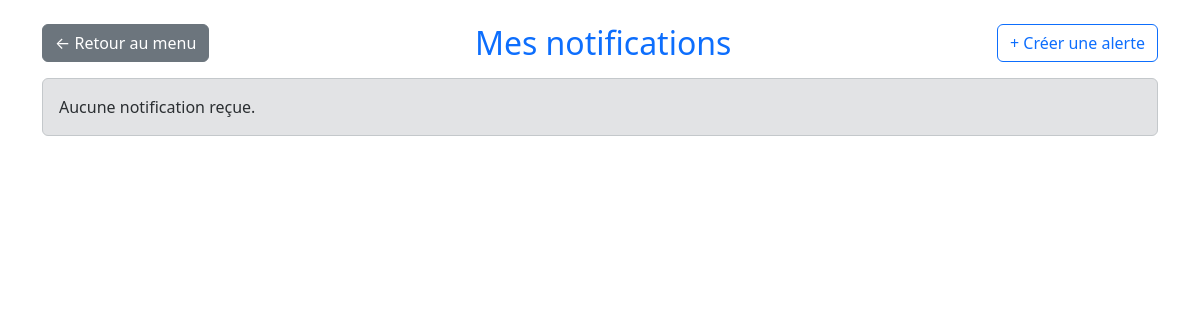
Page /notifications.php (signed in) on the earlier database version.
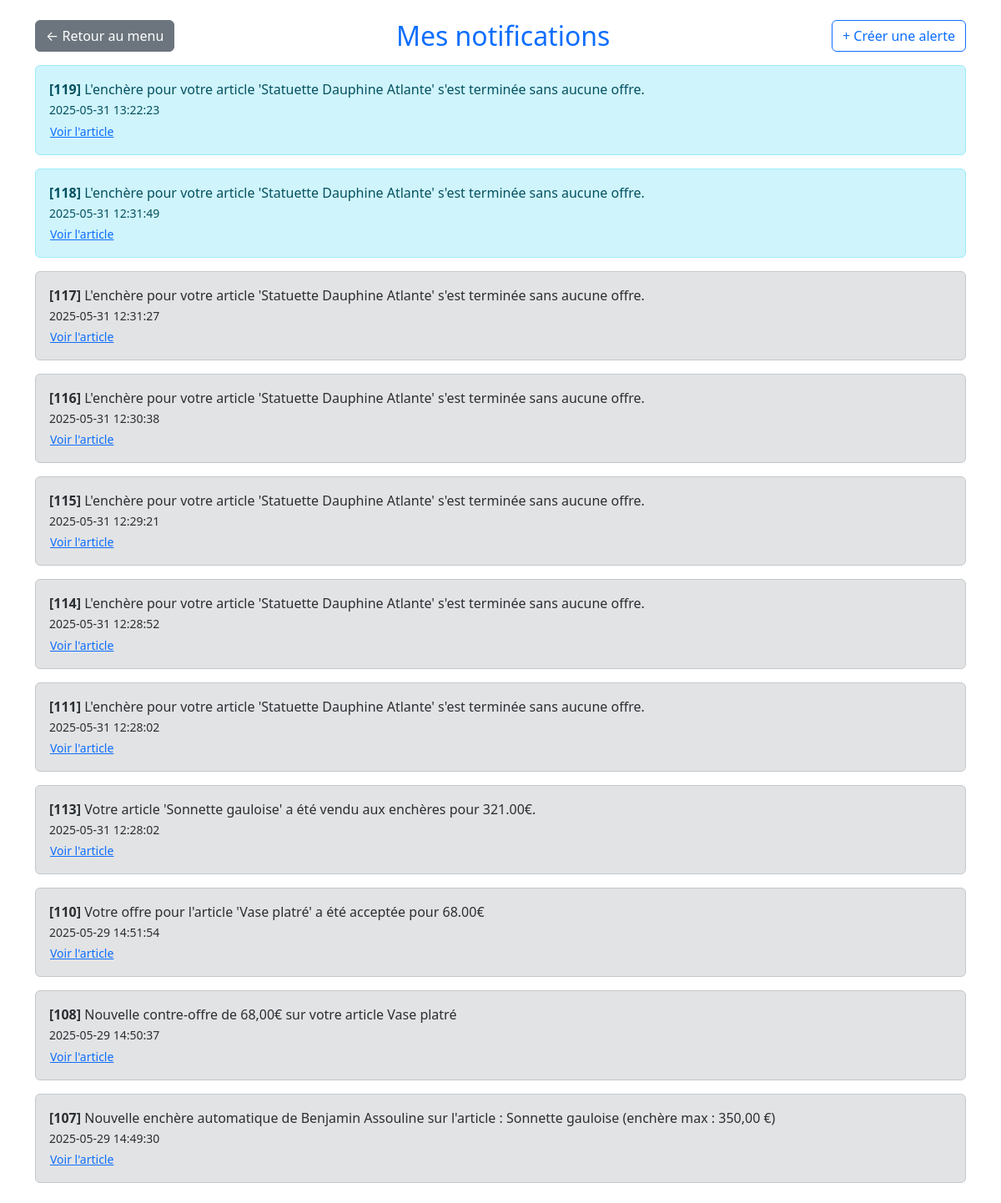
Same page on the later database version.
### tables this page shows
CREATE TABLE IF NOT EXISTS `notification` (
  `id` int NOT NULL AUTO_INCREMENT,
  `user_id` int NOT NULL,
  `contenu` text NOT NULL,
  `date_creation` datetime NOT NULL,
  `lu` tinyint(1) DEFAULT '0',
  `article_id` int DEFAULT NULL,
  PRIMARY KEY (`id`),
  KEY `user_id` (`user_id`)
);

### notifications.php (the view, shortened to what this page needs)
<?php
$db_handle = mysqli_connect('localhost', 'root', 'root');
$user_id = intval($_SESSION['user_id']);
mysqli_query($db_handle, "UPDATE Notification SET lu=1 WHERE user_id=$user_id AND lu=0");
$sql = "SELECT * FROM Notification WHERE user_id=$user_id ORDER BY date_creation DESC";
$result = mysqli_query($db_handle, $sql);
$allNotifs = [];
mysqli_data_seek($result, 0);
while ($row = mysqli_fetch_assoc($result)) {
    $allNotifs[] = $row;
}
mysqli_data_seek($result, 0);
?>
<!DOCTYPE html>
<html lang="fr">
<head>
    <link rel="stylesheet" href="https://cdn.jsdelivr.net/npm/bootstrap@5.3.0/dist/css/bootstrap.min.css">
</head>
<body>
<div class="container my-4">
    <div class="d-flex justify-content-between align-items-center mb-3">
        <a href="index.php" class="btn btn-secondary">&larr; Retour au menu</a>
        <h2 class="text-primary mb-0">Mes notifications</h2>
        <a href="alertes.php" class="btn btn-outline-primary">+ Créer une alerte</a>
    </div>
    <?php if (empty($allNotifs)): ?>
        <div class="alert alert-secondary">Aucune notification reçue.</div>
    <?php endif; ?>
    <?php while ($notif = mysqli_fetch_assoc($result)): ?>
        <div class="alert <?= $notif['lu'] ? 'alert-secondary' : 'alert-info' ?>">
            <b>[<?= $notif['id'] ?>]</b>
            <?= htmlspecialchars($notif['contenu']) ?><br>
            <small><?= $notif['date_creation'] ?></small>
            <?php if (!empty($notif['article_id'])): ?>
                <div>
                    <a href="article.php?id=<?= $notif['article_id'] ?>" class="btn btn-link btn-sm p-0">Voir l'article</a>
                </div>
            <?php endif; ?>
        </div>
    <?php endwhile; ?>
</div>
</body>
</html>

Differences in the rows shown:
added notification: id "119", contenu "L'enchère pour votre article 'Statuette Dauphine Atlante' s'est terminée sans aucune offre.", date_creation "2025-05-31 13:22:23", lu 0 (drawn)
added notification: id "118", contenu "L'enchère pour votre article 'Statuette Dauphine Atlante' s'est terminée sans aucune offre.", date_creation "2025-05-31 12:31:49", lu 0 (drawn)
added notification: id "117", contenu "L'enchère pour votre article 'Statuette Dauphine Atlante' s'est terminée sans aucune offre.", date_creation "2025-05-31 12:31:27"
added notification: id "116", contenu "L'enchère pour votre article 'Statuette Dauphine Atlante' s'est terminée sans aucune offre.", date_creation "2025-05-31 12:30:38"
added notification: id "115", contenu "L'enchère pour votre article 'Statuette Dauphine Atlante' s'est terminée sans aucune offre.", date_creation "2025-05-31 12:29:21"
added notification: id "114", contenu "L'enchère pour votre article 'Statuette Dauphine Atlante' s'est terminée sans aucune offre.", date_creation "2025-05-31 12:28:52"
added notification: id "111", contenu "L'enchère pour votre article 'Statuette Dauphine Atlante' s'est terminée sans aucune offre.", date_creation "2025-05-31 12:28:02"
added notification: id "113", contenu "Votre article 'Sonnette gauloise' a été vendu aux enchères pour 321.00€.", date_creation "2025-05-31 12:28:02"
added notification: id "110", contenu "Votre offre pour l'article 'Vase platré' a été acceptée pour 68.00€", date_creation "2025-05-29 14:51:54"
added notification: id "108", contenu "Nouvelle contre-offre de 68,00€ sur votre article Vase platré", date_creation "2025-05-29 14:50:37"
added notification: id "107", contenu "Nouvelle enchère automatique de Benjamin Assouline sur l'article : Sonnette gauloise (enchère max : 350,00 €)", date_creation "2025-05-29 14:49:30"
Other differences:
text no longer shown: "Aucune notification reçue."
